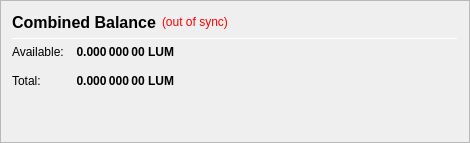
                   <widget class="QFrame" name="frame_CombinedBalances">
                    <property name="minimumSize">
                     <size>
                      <width>470</width>
                      <height>0</height>
                     </size>
                    </property>
                    <property name="frameShape">
                     <enum>QFrame::StyledPanel</enum>
                    </property>
                    <property name="frameShadow">
                     <enum>QFrame::Raised</enum>
                    </property>
                    <layout class="QVBoxLayout" name="verticalLayout_5">
                     <item>
                      <layout class="QHBoxLayout" name="horizontalLayout_5" stretch="0,0,0">
                       <item>
                        <widget class="QLabel" name="label_5z">
                         <property name="minimumSize">
                          <size>
                           <width>0</width>
                           <height>20</height>
                          </size>
                         </property>
                         <property name="font">
                          <font>
                           <pointsize>12</pointsize>
                           <weight>75</weight>
                           <bold>true</bold>
                          </font>
                         </property>
                         <property name="toolTip">
                          <string>Combined Balance (including unconfirmed and immature coins)</string>
                         </property>
                         <property name="text">
                          <string>Combined Balance</string>
                         </property>
                        </widget>
                       </item>
                       <item>
                        <widget class="QLabel" name="labelWalletStatus">
                         <property name="cursor">
                          <cursorShape>WhatsThisCursor</cursorShape>
                         </property>
                         <property name="toolTip">
                          <string>The displayed information may be out of date. Your wallet automatically synchronizes with the LUM network after a connection is established, but this process has not completed yet.</string>
                         </property>
                         <property name="styleSheet">
                          <string notr="true">QLabel { color: red; }</string>
                         </property>
                         <property name="text">
                          <string notr="true">(out of sync)</string>
                         </property>
                         <property name="alignment">
                          <set>Qt::AlignLeading|Qt::AlignLeft|Qt::AlignVCenter</set>
                         </property>
                        </widget>
                       </item>
                       <item>
                        <spacer name="horizontalSpacer_1">
                         <property name="orientation">
                          <enum>Qt::Horizontal</enum>
                         </property>
                         <property name="sizeHint" stdset="0">
                          <size>
                           <width>40</width>
                           <height>20</height>
                          </size>
                         </property>
                        </spacer>
                       </item>
                      </layout>
                     </item>
                     <item>
                      <widget class="Line" name="line_CombinedBalance">
                       <property name="minimumSize">
                        <size>
                         <width>0</width>
                         <height>1</height>
                        </size>
                       </property>
                       <property name="maximumSize">
                        <size>
                         <width>16777215</width>
                         <height>1</height>
                        </size>
                       </property>
                       <property name="orientation">
                        <enum>Qt::Horizontal</enum>
                       </property>
                      </widget>
                     </item>
                     <item>
                      <layout class="QGridLayout" name="gridLayout_3">
                       <property name="spacing">
                        <number>12</number>
                       </property>
                       <item row="1" column="0">
                        <widget class="QLabel" name="labelBalanceTextz">
                         <property name="text">
                          <string>Available:</string>
                         </property>
                        </widget>
                       </item>
                       <item row="1" column="1">
                        <widget class="QLabel" name="labelBalancez">
                         <property name="font">
                          <font>
                           <weight>75</weight>
                           <bold>true</bold>
                          </font>
                         </property>
                         <property name="cursor">
                          <cursorShape>IBeamCursor</cursorShape>
                         </property>
                         <property name="toolTip">
                          <string>Your current spendable balance</string>
                         </property>
                         <property name="text">
                          <string notr="true">0.000 000 00 LUM</string>
                         </property>
                         <property name="alignment">
                          <set>Qt::AlignRight|Qt::AlignTrailing|Qt::AlignVCenter</set>
                         </property>
                         <property name="textInteractionFlags">
                          <set>Qt::LinksAccessibleByMouse|Qt::TextSelectableByKeyboard|Qt::TextSelectableByMouse</set>
                         </property>
                        </widget>
                       </item>
                       <item row="2" column="0">
                        <widget class="QLabel" name="labelTotalTextz">
                         <property name="text">
                          <string>Total:</string>
                         </property>
                        </widget>
                       </item>
                       <item row="2" column="1">
                        <widget class="QLabel" name="labelTotalz">
                         <property name="font">
                          <font>
                           <weight>75</weight>
                           <bold>true</bold>
                          </font>
                         </property>
                         <property name="cursor">
                          <cursorShape>IBeamCursor</cursorShape>
                         </property>
                         <property name="toolTip">
                          <string>Total Balance, including all unavailable coins.</string>
                         </property>
                         <property name="text">
                          <string notr="true">0.000 000 00 LUM</string>
                         </property>
                         <property name="alignment">
                          <set>Qt::AlignRight|Qt::AlignTrailing|Qt::AlignVCenter</set>
                         </property>
                         <property name="textInteractionFlags">
                          <set>Qt::LinksAccessibleByMouse|Qt::TextSelectableByKeyboard|Qt::TextSelectableByMouse</set>
                         </property>
                        </widget>
                       </item>
                       <item row="2" column="3">
                        <spacer name="horizontalSpacer_2">
                         <property name="orientation">
                          <enum>Qt::Horizontal</enum>
                         </property>
                         <property name="sizeHint" stdset="0">
                          <size>
                           <width>40</width>
                           <height>20</height>
                          </size>
                         </property>
                        </spacer>
                       </item>
                      </layout>
                     </item>
                     <item>
                      <spacer name="verticalSpacer_1">
                       <property name="orientation">
                        <enum>Qt::Vertical</enum>
                       </property>
                       <property name="sizeHint" stdset="0">
                        <size>
                         <width>20</width>
                         <height>40</height>
                        </size>
                       </property>
                      </spacer>
                     </item>
                    </layout>
                   </widget>
